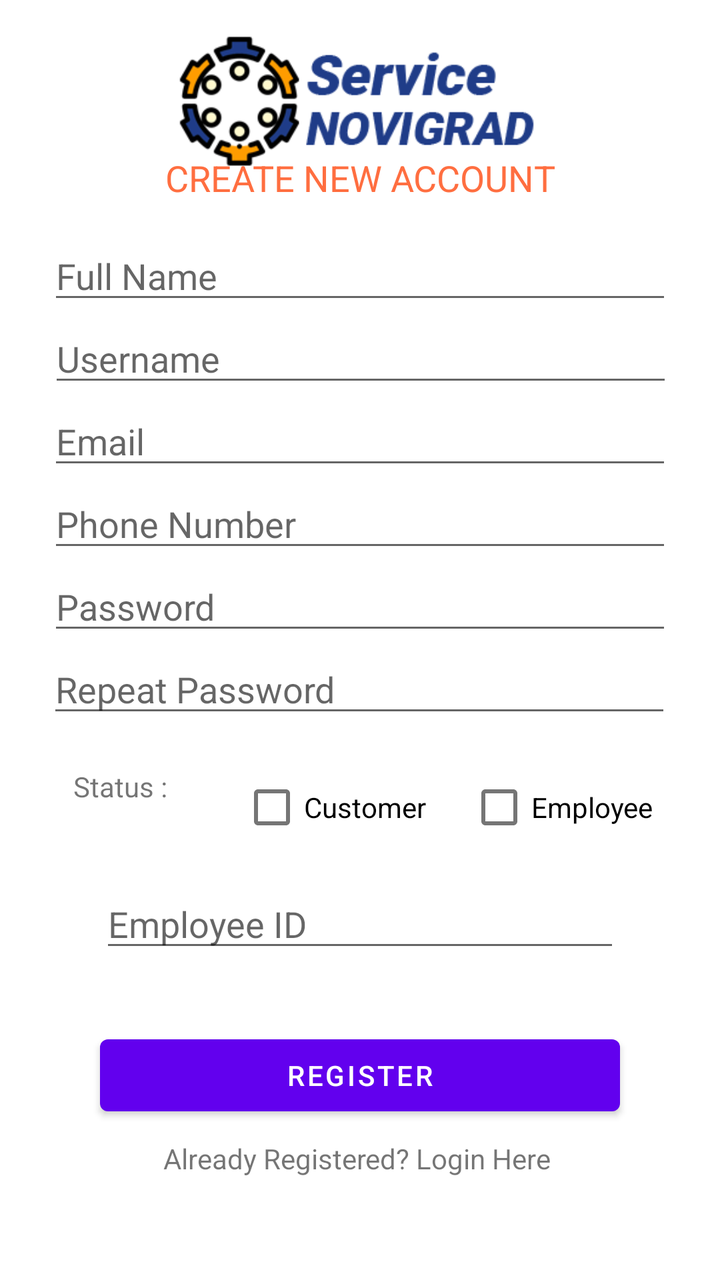
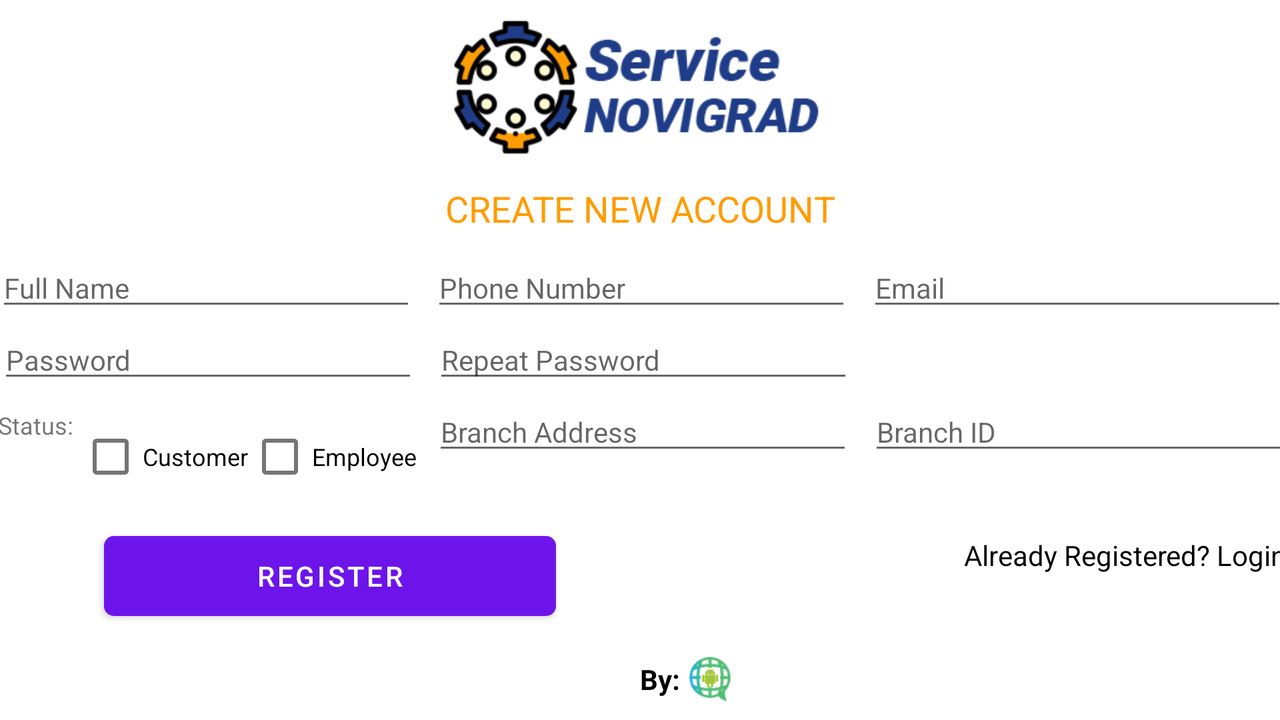

One screen, two layout resources from the same app: the default and the repository's alternative for another configuration. Each is rendered where Android would select it; the XML of both is given below.
<!-- AndroidManifest.xml: application theme AppTheme -->
<!-- res/layout/activity_register.xml -->
<?xml version="1.0" encoding="utf-8"?>
<androidx.constraintlayout.widget.ConstraintLayout xmlns:android="http://schemas.android.com/apk/res/android"
    xmlns:app="http://schemas.android.com/apk/res-auto"
    xmlns:tools="http://schemas.android.com/tools"
    android:layout_width="match_parent"
    android:layout_height="match_parent"
    android:background="@drawable/bg1"
    tools:context=".Register">

    <View
        android:id="@+id/view"
        android:layout_width="357dp"
        android:layout_height="437dp"
        android:background="@drawable/bg_register_v2"
        app:layout_constraintBottom_toBottomOf="parent"
        app:layout_constraintEnd_toEndOf="parent"
        app:layout_constraintStart_toStartOf="parent"
        app:layout_constraintTop_toTopOf="parent"
        app:layout_constraintVertical_bias="0.329" />

    <EditText
        android:id="@+id/editTextFullname"
        android:layout_width="312dp"
        android:layout_height="wrap_content"
        android:ems="10"
        android:hint="Full Name"
        android:inputType="textPersonName"
        app:layout_constraintBottom_toTopOf="@+id/editTextUsername"
        app:layout_constraintEnd_toEndOf="parent"
        app:layout_constraintStart_toStartOf="parent" />

    <EditText
        android:id="@+id/editTextPhoneNumber"
        android:layout_width="312dp"
        android:layout_height="wrap_content"
        android:ems="10"
        android:hint="Phone Number"
        android:inputType="textEmailAddress"
        app:layout_constraintEnd_toEndOf="parent"
        app:layout_constraintStart_toStartOf="parent"
        app:layout_constraintTop_toBottomOf="@+id/editTextEmail" />

    <EditText
        android:id="@+id/editTextUsername"
        android:layout_width="312dp"
        android:layout_height="wrap_content"
        android:layout_marginTop="56dp"
        android:ems="10"
        android:hint="Username"
        android:inputType="textPersonName"
        app:layout_constraintEnd_toEndOf="parent"
        app:layout_constraintHorizontal_bias="0.505"
        app:layout_constraintStart_toStartOf="parent"
        app:layout_constraintTop_toBottomOf="@+id/textLoginAccount" />

    <ImageView
        android:id="@+id/imageLogo"
        android:layout_width="281dp"
        android:layout_height="68dp"
        android:layout_marginTop="16dp"
        app:layout_constraintEnd_toEndOf="parent"
        app:layout_constraintStart_toStartOf="parent"
        app:layout_constraintTop_toTopOf="parent"
        app:srcCompat="@drawable/logo" />

    <TextView
        android:id="@+id/textLoginAccount"
        android:layout_width="wrap_content"
        android:layout_height="wrap_content"
        android:layout_marginTop="10dp"
        android:text="CREATE NEW ACCOUNT"
        android:textColor="#FF6E40"
        android:textSize="18sp"
        app:layout_constraintEnd_toEndOf="parent"
        app:layout_constraintStart_toStartOf="parent"
        app:layout_constraintTop_toTopOf="@+id/view" />

    <EditText
        android:id="@+id/editTextEmployeeID"
        android:layout_width="0dp"
        android:layout_height="wrap_content"
        android:layout_marginStart="50dp"
        android:layout_marginTop="12dp"
        android:layout_marginEnd="50dp"
        android:ems="10"
        android:hint="Employee ID"
        android:inputType="textPersonName"
        app:layout_constraintEnd_toEndOf="parent"
        app:layout_constraintHorizontal_bias="1.0"
        app:layout_constraintStart_toStartOf="parent"
        app:layout_constraintTop_toBottomOf="@+id/checkBoxCustomer"
        tools:visibility="visible" />

    <EditText
        android:id="@+id/editTextEmail"
        android:layout_width="312dp"
        android:layout_height="wrap_content"
        android:ems="10"
        android:hint="Email"
        android:inputType="textEmailAddress"
        app:layout_constraintEnd_toEndOf="parent"
        app:layout_constraintStart_toStartOf="parent"
        app:layout_constraintTop_toBottomOf="@+id/editTextUsername" />

    <EditText
        android:id="@+id/editTextPassword"
        android:layout_width="312dp"
        android:layout_height="wrap_content"
        android:ems="10"
        android:hint="Password"
        android:inputType="textPassword"
        android:visibility="visible"
        app:layout_constraintEnd_toEndOf="parent"
        app:layout_constraintStart_toStartOf="parent"
        app:layout_constraintTop_toBottomOf="@+id/editTextPhoneNumber"
        tools:visibility="visible" />

    <Button
        android:id="@+id/buttonRegister"
        android:layout_width="0dp"
        android:layout_height="wrap_content"
        android:layout_marginStart="50dp"
        android:layout_marginEnd="50dp"
        android:text="REGISTER"
        app:layout_constraintBottom_toBottomOf="parent"
        app:layout_constraintEnd_toEndOf="parent"
        app:layout_constraintHorizontal_bias="0.0"
        app:layout_constraintStart_toStartOf="parent"
        app:layout_constraintTop_toBottomOf="@+id/view"
        app:layout_constraintVertical_bias="0.114" />

    <TextView
        android:id="@+id/textLogin"
        android:layout_width="wrap_content"
        android:layout_height="wrap_content"
        android:layout_marginTop="8dp"
        android:text="Already Registered? Login Here"
        app:layout_constraintBottom_toBottomOf="parent"
        app:layout_constraintEnd_toEndOf="parent"
        app:layout_constraintHorizontal_bias="0.49"
        app:layout_constraintStart_toStartOf="parent"
        app:layout_constraintTop_toBottomOf="@+id/buttonRegister"
        app:layout_constraintVertical_bias="0.0" />

    <EditText
        android:id="@+id/editTextRepeatPassword"
        android:layout_width="312dp"
        android:layout_height="wrap_content"
        android:ems="10"
        android:hint="Repeat Password"
        android:inputType="textPassword"
        app:layout_constraintEnd_toEndOf="parent"
        app:layout_constraintHorizontal_bias="0.494"
        app:layout_constraintStart_toStartOf="parent"
        app:layout_constraintTop_toBottomOf="@+id/editTextPassword" />

    <ProgressBar
        android:id="@+id/progressBarRegister"
        style="?android:attr/progressBarStyle"
        android:layout_width="wrap_content"
        android:layout_height="wrap_content"
        android:layout_marginTop="8dp"
        android:visibility="invisible"
        app:layout_constraintBottom_toBottomOf="parent"
        app:layout_constraintEnd_toEndOf="parent"
        app:layout_constraintHorizontal_bias="0.498"
        app:layout_constraintStart_toStartOf="parent"
        app:layout_constraintTop_toBottomOf="@+id/textLogin"
        app:layout_constraintVertical_bias="0.0" />

    <TextView
        android:id="@+id/textStatus"
        android:layout_width="57dp"
        android:layout_height="26dp"
        android:layout_marginTop="20dp"
        android:text="Status :"
        app:layout_constraintEnd_toStartOf="@+id/checkBoxCustomer"
        app:layout_constraintHorizontal_bias="0.581"
        app:layout_constraintStart_toStartOf="parent"
        app:layout_constraintTop_toBottomOf="@+id/editTextRepeatPassword" />

    <CheckBox
        android:id="@+id/checkBoxCustomer"
        android:layout_width="wrap_content"
        android:layout_height="wrap_content"
        android:layout_marginTop="16dp"
        android:checked="false"
        android:text="Customer"
        app:layout_constraintEnd_toEndOf="parent"
        app:layout_constraintHorizontal_bias="0.449"
        app:layout_constraintStart_toStartOf="parent"
        app:layout_constraintTop_toBottomOf="@+id/editTextRepeatPassword" />

    <CheckBox
        android:id="@+id/checkBoxEmployee"
        android:layout_width="wrap_content"
        android:layout_height="wrap_content"
        android:text="Employee"
        app:layout_constraintEnd_toEndOf="parent"
        app:layout_constraintHorizontal_bias="0.382"
        app:layout_constraintStart_toEndOf="@+id/checkBoxCustomer"
        app:layout_constraintTop_toTopOf="@+id/checkBoxCustomer" />

    <ImageView
        android:id="@+id/imageView"
        android:layout_width="80dp"
        android:layout_height="26dp"
        app:layout_constraintBottom_toBottomOf="parent"
        app:layout_constraintEnd_toEndOf="parent"
        app:layout_constraintHorizontal_bias="0.034"
        app:layout_constraintStart_toEndOf="@+id/textView2"
        app:layout_constraintTop_toBottomOf="@+id/progressBarRegister"
        app:layout_constraintVertical_bias="0.466"
        app:srcCompat="@drawable/glbmlogo" />

    <TextView
        android:id="@+id/textView2"
        android:layout_width="wrap_content"
        android:layout_height="wrap_content"
        android:layout_marginStart="144dp"
        android:text="By:"
        android:textStyle="bold"
        app:layout_constraintStart_toStartOf="parent"
        app:layout_constraintTop_toTopOf="@+id/imageView" />

</androidx.constraintlayout.widget.ConstraintLayout>
<!-- resources referenced by this layout -->
<resources>
  <!-- drawable bg_register_v2: png bitmap (drawable, 29762 bytes) -->
  <!-- drawable glbmlogo: png bitmap (drawable, 31156 bytes) -->
  <!-- drawable logo: png bitmap (drawable, 33054 bytes) -->
</resources>
<!-- res/layout-land/activity_register.xml (the repository's variant of the layout above) -->
<!-- drawn on the phone turned sideways -->
<?xml version="1.0" encoding="utf-8"?>
<androidx.constraintlayout.widget.ConstraintLayout xmlns:android="http://schemas.android.com/apk/res/android"
    xmlns:app="http://schemas.android.com/apk/res-auto"
    xmlns:tools="http://schemas.android.com/tools"
    android:layout_width="match_parent"
    android:layout_height="match_parent"
    android:background="@drawable/bg1"
    tools:context=".Register">

    <View
        android:id="@+id/view"
        android:layout_width="659dp"
        android:layout_height="178dp"
        android:layout_marginStart="8dp"
        android:layout_marginTop="4dp"
        android:layout_marginEnd="8dp"
        android:background="@drawable/roundedlayout3"
        app:layout_constraintEnd_toEndOf="parent"
        app:layout_constraintStart_toStartOf="parent"
        app:layout_constraintTop_toBottomOf="@+id/imageLogo" />

    <EditText
        android:id="@+id/editTextFullname"
        android:layout_width="210dp"
        android:layout_height="wrap_content"
        android:layout_marginStart="7dp"
        android:ems="10"
        android:hint="Full Name"
        android:inputType="textPersonName"
        android:textSize="14sp"
        app:layout_constraintStart_toStartOf="@+id/view"
        app:layout_constraintTop_toTopOf="@+id/editTextPhoneNumber" />

    <EditText
        android:id="@+id/editTextPhoneNumber"
        android:layout_width="210dp"
        android:layout_height="wrap_content"
        android:layout_marginStart="8dp"
        android:layout_marginTop="8dp"
        android:ems="10"
        android:hint="Phone Number"
        android:inputType="textEmailAddress"
        android:textSize="14sp"
        app:layout_constraintStart_toEndOf="@+id/editTextFullname"
        app:layout_constraintTop_toBottomOf="@+id/textLoginAccount" />

    <ImageView
        android:id="@+id/imageLogo"
        android:layout_width="200dp"
        android:layout_height="70dp"
        android:layout_marginTop="8dp"
        app:layout_constraintEnd_toEndOf="parent"
        app:layout_constraintStart_toStartOf="parent"
        app:layout_constraintTop_toTopOf="parent"
        app:srcCompat="@drawable/logo" />

    <TextView
        android:id="@+id/textLoginAccount"
        android:layout_width="wrap_content"
        android:layout_height="wrap_content"
        android:layout_marginTop="10dp"
        android:text="CREATE NEW ACCOUNT"
        android:textColor="@color/NovigradOrange"
        android:textSize="18sp"
        app:layout_constraintEnd_toEndOf="parent"
        app:layout_constraintStart_toStartOf="parent"
        app:layout_constraintTop_toTopOf="@+id/view" />

    <EditText
        android:id="@+id/editTextEmail"
        android:layout_width="210dp"
        android:layout_height="wrap_content"
        android:layout_marginStart="8dp"
        android:ems="10"
        android:hint="Email"
        android:inputType="textEmailAddress"
        android:textSize="14sp"
        app:layout_constraintStart_toEndOf="@+id/editTextPhoneNumber"
        app:layout_constraintTop_toTopOf="@+id/editTextPhoneNumber" />

    <EditText
        android:id="@+id/editTextPassword"
        android:layout_width="210dp"
        android:layout_height="wrap_content"
        android:layout_marginStart="8dp"
        android:ems="10"
        android:hint="Password"
        android:inputType="textPassword"
        android:textSize="14sp"
        android:visibility="visible"
        app:layout_constraintStart_toStartOf="@+id/view"
        app:layout_constraintTop_toBottomOf="@+id/editTextFullname"
        tools:visibility="visible" />

    <Button
        android:id="@+id/buttonRegister"
        android:layout_width="226dp"
        android:layout_height="40dp"
        android:layout_marginStart="52dp"
        android:layout_marginTop="8dp"
        android:background="@drawable/roundedlayout"
        android:text="REGISTER"
        app:layout_constraintStart_toStartOf="parent"
        app:layout_constraintTop_toBottomOf="@+id/view" />

    <TextView
        android:id="@+id/textLogin"
        android:layout_width="wrap_content"
        android:layout_height="wrap_content"
        android:layout_marginStart="96dp"
        android:layout_marginEnd="52dp"
        android:text="Already Registered? Login Here"
        android:textColor="#000000"
        app:layout_constraintEnd_toEndOf="parent"
        app:layout_constraintHorizontal_bias="0.0"
        app:layout_constraintStart_toEndOf="@+id/progressBarRegister"
        app:layout_constraintTop_toTopOf="@+id/progressBarRegister" />

    <EditText
        android:id="@+id/editTextRepeatPassword"
        android:layout_width="210dp"
        android:layout_height="wrap_content"
        android:layout_marginStart="8dp"
        android:ems="10"
        android:hint="Repeat Password"
        android:inputType="textPassword"
        android:textSize="14sp"
        app:layout_constraintStart_toEndOf="@+id/editTextPassword"
        app:layout_constraintTop_toTopOf="@+id/editTextPassword" />

    <ProgressBar
        android:id="@+id/progressBarRegister"
        style="?android:attr/progressBarStyle"
        android:layout_width="wrap_content"
        android:layout_height="wrap_content"
        android:layout_marginStart="60dp"
        android:layout_marginTop="8dp"
        android:visibility="invisible"
        app:layout_constraintStart_toEndOf="@+id/buttonRegister"
        app:layout_constraintTop_toBottomOf="@+id/view" />

    <TextView
        android:id="@+id/textStatus"
        android:layout_width="0dp"
        android:layout_height="26dp"
        android:layout_marginTop="8dp"
        android:text="Status: "
        android:textSize="12sp"
        app:layout_constraintStart_toStartOf="@+id/editTextPassword"
        app:layout_constraintTop_toBottomOf="@+id/editTextPassword" />

    <CheckBox
        android:id="@+id/checkBoxCustomer"
        android:layout_width="wrap_content"
        android:layout_height="wrap_content"
        android:checked="false"
        android:text="Customer"
        android:textSize="12sp"
        app:layout_constraintStart_toEndOf="@+id/textStatus"
        app:layout_constraintTop_toTopOf="@+id/textStatus" />

    <CheckBox
        android:id="@+id/checkBoxEmployee"
        android:layout_width="wrap_content"
        android:layout_height="wrap_content"
        android:text="Employee"
        android:textSize="12sp"
        app:layout_constraintStart_toEndOf="@+id/checkBoxCustomer"
        app:layout_constraintTop_toTopOf="@+id/checkBoxCustomer" />

    <ImageView
        android:id="@+id/imageView"
        android:layout_width="80dp"
        android:layout_height="26dp"
        android:layout_marginBottom="8dp"
        app:layout_constraintBottom_toBottomOf="parent"
        app:layout_constraintEnd_toEndOf="parent"
        app:layout_constraintHorizontal_bias="0.0"
        app:layout_constraintStart_toEndOf="@+id/textView2"
        app:srcCompat="@drawable/glbmlogo" />

    <TextView
        android:id="@+id/textView2"
        android:layout_width="wrap_content"
        android:layout_height="wrap_content"
        android:layout_marginStart="320dp"
        android:layout_marginTop="4dp"
        android:text="By:"
        android:textColor="#000000"
        android:textStyle="bold"
        app:layout_constraintStart_toStartOf="parent"
        app:layout_constraintTop_toTopOf="@+id/imageView" />

    <EditText
        android:id="@+id/editTextBranchAddress2"
        android:layout_width="210dp"
        android:layout_height="wrap_content"
        android:layout_marginStart="8dp"
        android:ems="10"
        android:hint="Branch Address"
        android:inputType="textPersonName"
        android:textSize="14sp"
        app:layout_constraintStart_toEndOf="@+id/checkBoxEmployee"
        app:layout_constraintTop_toBottomOf="@+id/editTextRepeatPassword"
        tools:visibility="visible" />

    <EditText
        android:id="@+id/editTextBranchID2"
        android:layout_width="210dp"
        android:layout_height="wrap_content"
        android:layout_marginStart="8dp"
        android:ems="10"
        android:hint="Branch ID"
        android:inputType="textPersonName"
        android:textSize="14sp"
        app:layout_constraintStart_toEndOf="@+id/editTextBranchAddress2"
        app:layout_constraintTop_toTopOf="@+id/editTextBranchAddress2"
        tools:visibility="visible" />

</androidx.constraintlayout.widget.ConstraintLayout>
<!-- resources referenced by the variant -->
<!-- as the phone turned sideways resolves them -->
<resources>
  <color name="NovigradOrange">#FF9C00</color>
  <!-- drawable glbmlogo: png bitmap (drawable, 31156 bytes) -->
  <!-- drawable logo: png bitmap (drawable, 33054 bytes) -->
  <!-- drawable roundedlayout (drawable) -->
  <?xml version="1.0" encoding="utf-8"?>
  <shape xmlns:android="http://schemas.android.com/apk/res/android"
      android:shape="rectangle">
      <solid android:color="#E6FFFFFF" />
      <corners
          android:bottomLeftRadius="5dp"
          android:bottomRightRadius="5dp"
          android:topLeftRadius="5dp"
          android:topRightRadius="5dp" />
  </shape>
  <!-- drawable roundedlayout3 (drawable) -->
  <?xml version="1.0" encoding="utf-8"?>
  <shape xmlns:android="http://schemas.android.com/apk/res/android"
      android:shape="rectangle">
      <solid android:color="#CDFFFFFF" />
      <corners
          android:bottomLeftRadius="15dp"
          android:bottomRightRadius="15dp"
          android:topLeftRadius="15dp"
          android:topRightRadius="15dp" />
  </shape>
</resources>
